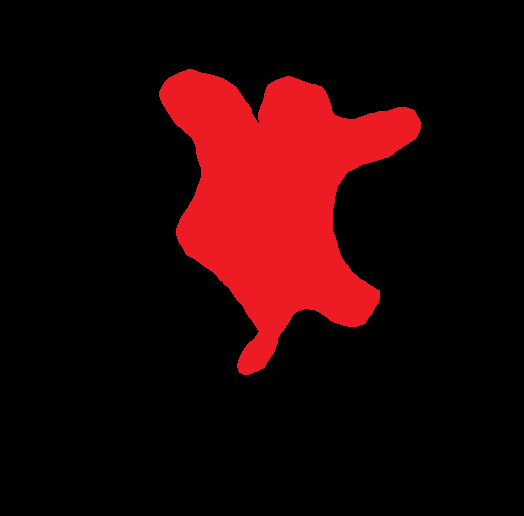
#> input picture ad_fontes/hm.png, 524 x 516 px
$ python ad_fontes.py   (older library calls are emulated)
#> lines starting #> are read from the running program, lines starting #| are printed output that depends on the picture; after the words box and inside, x2 and y2 are one past the last pixel; in counts of white or black regions, pixels touching at a corner belong together
import tkinter.filedialog
from PIL import Image, ImageTk
from sys import argv
import numpy as np
import cv2
import os
import time


def ad_fontes(img, ps, ran=35, steps=False, bg_search=False):
    if bg_search is False:
        ran = int(argv[1]) if len(argv) >= 2 and argv[1] != 'test' and argv[1] != 'save' and argv[1] != 'steps' else ran
    steps = True if len(argv) >= 2 and 'steps' in argv else steps
    pixels = img.load()     # create the pixel map
    bgs = []        # list of contour color pixels which are background og object
    pa = ps
    conts = [pa]        # list of contour pixels
    position = 0  # position of nearest contour pixel(out of 8)
    pcn1, position1 = search_nearest(pixels, pa, position, bgs, ran)
    if position1 is None:
        return conts
    pcn2, position2 = search_nearest(pixels, pa, position, bgs, ran, False)
    while pcn1 == pcn2:
        conts.remove(pa)
        bgs.append(pa)
        pa = pcn1
        conts.append(pa)
        pcn1, position1 = search_nearest(pixels, pa, position, bgs, ran)
        if position1 is None:
            return conts
        pcn2, position2 = search_nearest(pixels, pa, position, bgs, ran, False)
    pe = pa
    if bg_search is True:
        return pixels[pe[0] - 1, pe[1] - 1]
    position = position1
    pa = pcn1
    conts.append(pa)
    while True:
        if len(conts) % 200 == 0 and steps is True:
            new_img = Image.new('RGB', [img.size[0], img.size[1]], 'white')
            new_pixels = new_img.load()
            for i in conts:
                new_pixels[i[0], i[-1]] = (0, 0, 0)
            new_img.show()
        position = (position + 6) % 8
        old_pos = position
        pcn, position = search_nearest(pixels, pa, position, bgs, ran)
        if pcn is not None and pcn != pe and pcn not in conts:
            pa = pcn
            conts.append(pa)
        elif pcn is not None and pcn != pe and pcn in conts:
            bgs.append(pcn)
            position = old_pos
        elif pcn == pe or len(conts) == 0:
            new_img = Image.new('RGB', [img.size[0], img.size[1]], 'white')
            new_pixels = new_img.load()
            for i in conts:
                new_pixels[i[0], i[-1]] = (0, 0, 0)
            new_img.show()
            if len(argv) >= 2 and 'save' in argv:
                new_img.save("ad_fontes_contour.jpg")
            return conts
        elif pcn is None:
            conts.remove(pa)
            bgs.append(pa)
            pa = conts[-1]
            position = old_pos


def search_nearest(pixels, ps, d, bgs, ran=10, way=True):
    st = d  # saving position in case way is false(loop goes the other way around)
    i = 0
    coords = {0: [-1, -1], 1: [0, -1], 2: [1, -1], 3: [1, 0], 4: [1, 1], 5: [0, 1], 6: [-1, 1], 7: [-1, 0]}
    for b in range(d, d + 8):
        b %= 8
        if way is False:
            b = st - i
            if b < 0:
                b += 8
        e = exc(coords[b][0], coords[b][-1], pixels, ps, bgs, ran)      # next contour pixel
        if e is not None:
            return e, b
        i += 1
    return None, None


def exc(n, m, pixels, ps, bgs, ran=10):
    contour_pixel = pixels[ps[0], ps[-1]]
    try:
        if contour_pixel[0] - ran <= pixels[ps[0] + n,
                                            ps[-1] + m][0] <= contour_pixel[0] + ran and \
                                        contour_pixel[1] - ran <= pixels[ps[0] + n,
                                                                         ps[-1] + m][1] <= contour_pixel[1] + ran and\
                                        contour_pixel[2] - ran <= pixels[ps[0] + n,
                                                                         ps[-1] + m][2] <= contour_pixel[2] + ran and\
                        [ps[0] + n, ps[-1] + m] not in bgs:
            return [ps[0] + n, ps[-1] + m]
    except IndexError:
        return None


def callback(event):
    global ps
    print("Starting pixel of object is: ", event.x, event.y)
    ps[0] = event.x
    ps[1] = event.y
    root.title('Choose starting pixel -- ' + str(ps))


def watershed(im2r, bg_color):
    global root
    img = cv2.imread(im2r)
    gray = cv2.cvtColor(img, cv2.COLOR_BGR2GRAY)
    ret, thresh = cv2.threshold(gray, 0, 255, cv2.THRESH_BINARY_INV + cv2.THRESH_OTSU)
    kernel = np.ones((3, 3), np.uint8)
    opening = cv2.morphologyEx(thresh, cv2.MORPH_OPEN, kernel, iterations=2)
    sure_bg = cv2.dilate(opening, kernel, iterations=3)
    dist_transform = cv2.distanceTransform(opening, cv2.DIST_L2, 5)
    ret, sure_fg = cv2.threshold(dist_transform, 0.7 * dist_transform.max(), 255, 0)
    sure_fg = np.uint8(sure_fg)
    unknown = cv2.subtract(sure_bg, sure_fg)
    ret, markers = cv2.connectedComponents(sure_fg)
    markers += 1
    markers[unknown == 255] = 0
    markers = cv2.watershed(img, markers)
    this_color = [0, 0, 0]
    for i in range(3):
        if bg_color[i] < 128:
            this_color[i] = 255
        else:
            this_color[i] = 0
    this_color.reverse()
    img[markers == -1] = this_color
    name = im2r[:-4] + '_temp' + im2r[-4:]
    cv2.imwrite(name, img)
    return name


def test():
    images = ["hm.png", "test_algo.jpg", "planet.png", "glasses.jpg"]
    ps_pixels = [[215, 119], [223, 230], [188, 165], [436, 238]]
    for i in range(len(images)):
        starting_time = time.time()
        image = images[i]
        img = Image.open(image)
        cont_col = ad_fontes(img, ps_pixels[i], bg_search=True)
        temp_im = watershed(image, cont_col)
        img = Image.open(temp_im)
        print('Number of contour pixels: ', len(ad_fontes(img, ps_pixels[i])))
        os.remove(temp_im)
        print('Time of execution: ', round(time.time() - starting_time, 2), )


if __name__ == '__main__':
    if len(argv) >= 2 and 'test' in argv:
        test()
    else:
        starting_time = time.time()
        root = tkinter.Tk()
        width, height = root.winfo_screenwidth(), root.winfo_screenheight()
        root.withdraw()
        image = tkinter.filedialog.askopenfilename()
#> the answer given: hm.png
        ps = [0, 0]
        img = Image.open(image)
#> img is the input picture: PIL image 524x516 RGB; mean R, G, B 35.5, 4.2, 5.4
        img = img.resize((img.size[0] // 2, img.size[1] // 2) if img.size[0] > width or img.size[1] > height else
                         (img.size[0], img.size[1]), Image.ANTIALIAS)
        pixels = img.load()
        image_tk = ImageTk.PhotoImage(img)
        root.deiconify()
        canvas = tkinter.Canvas(root, width=img.size[0], height=img.size[1])
        canvas.pack()
        canvas.create_image(img.size[0] // 2, img.size[1] // 2, image=image_tk)
        canvas.bind("<Button-1>", callback)
        tkinter.mainloop()
        cont_col = ad_fontes(img, ps, 60, bg_search=True)
#> in ad_fontes, `pcn1, position1 = search_nearest(pixels, pa, position, bgs, ran)`: pcn1 = [-1, -1]; position1 = 0
#> in ad_fontes, `pcn2, position2 = search_nearest(pixels, pa, position, bgs, ran, False)`: pcn2 = [-1, -1]; position2 = 0
#> the loop in ad_fontes, `while pcn1 == pcn2:` made 201 passes
#> (pa, pcn2) on passes 1 to 3: ([-1, -1], [-2, -2]), ([-2, -2], [-3, -3]), ([-3, -3], [-4, -4])
        temp_im = watershed(image, cont_col)
#> in watershed, `gray = cv2.cvtColor(img, cv2.COLOR_BGR2GRAY)`:
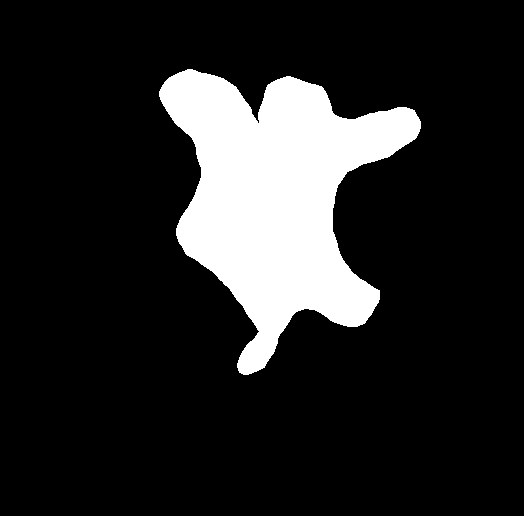
#> gray: shape (516, 524); values 0 (black) and 91 (white), 15% white; 1 white region, box (x1, y1, x2, y2) and area: (159, 69, 421, 375) 40534
#> in watershed, `opening = cv2.morphologyEx(thresh, cv2.MORPH_OPEN, kernel, iterations=2)`: opening: shape (516, 524); 85% white; 1 black region, box (x1, y1, x2, y2) and area: (159, 69, 421, 375) 40557
#> in watershed, `sure_bg = cv2.dilate(opening, kernel, iterations=3)`: sure_bg: shape (516, 524); 86.6% white; 1 black region, box (x1, y1, x2, y2) and area: (163, 73, 418, 371) 36221
#> in watershed, `dist_transform = cv2.distanceTransform(opening, cv2.DIST_L2, 5)`:
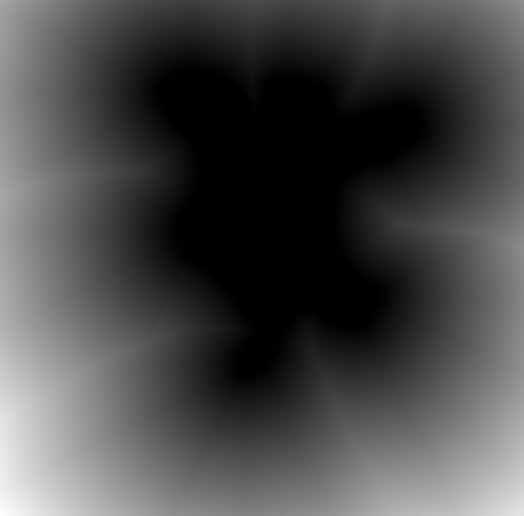
#> dist_transform: shape (516, 524) float32; min 0, max 276.7, mean 80; drawn with min black and max white
#> in watershed, `ret, sure_fg = cv2.threshold(dist_transform, 0.7 * dist_transform.max(..`: sure_fg: shape (516, 524) float32; 5.1% white; 2 white regions, box (x1, y1, x2, y2) and area: (0, 324, 107, 516) 9969, (390, 435, 524, 516) 3729
#> in watershed, `unknown = cv2.subtract(sure_bg, sure_fg)`: unknown: shape (516, 524); 81.5% white; 3 black regions, box (x1, y1, x2, y2) and area: (163, 73, 418, 371) 36221, (0, 324, 107, 516) 9969, (390, 435, 524, 516) 3729
#> in watershed, `ret, markers = cv2.connectedComponents(sure_fg)`: markers: shape (516, 524) int32; 3 distinct labels, from 0 to 2
#> in watershed, `markers += 1`:
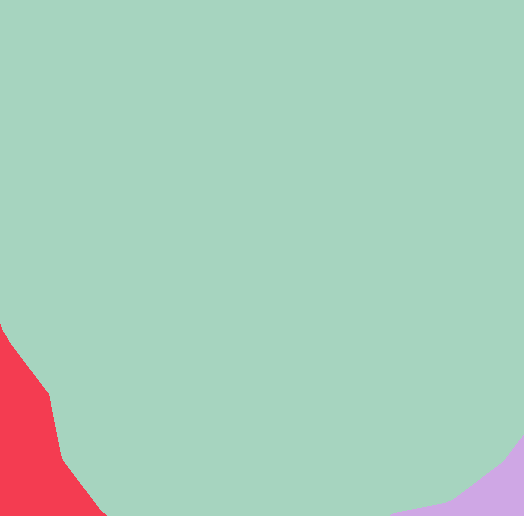
#> markers: shape (516, 524) int32; 3 distinct labels, from 1 to 3; one colour per label, 0 black
#> in watershed, `markers[unknown == 255] = 0`:
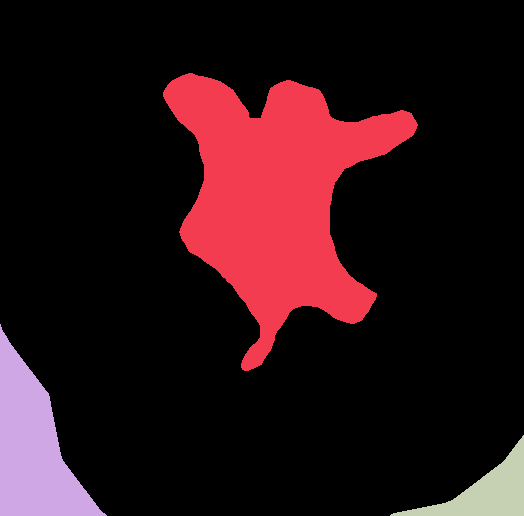
#> markers: shape (516, 524) int32; 4 distinct labels, from 0 to 3; one colour per label, 0 black
#> in watershed, `markers = cv2.watershed(img, markers)`:
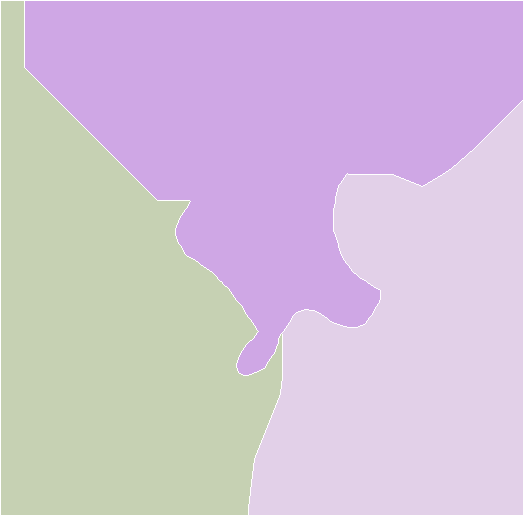
#> markers: shape (516, 524) int32; 4 distinct labels, from -1 to 3; one colour per label, 0 black, -1 white
#> in watershed, `img[markers == -1] = this_color`:
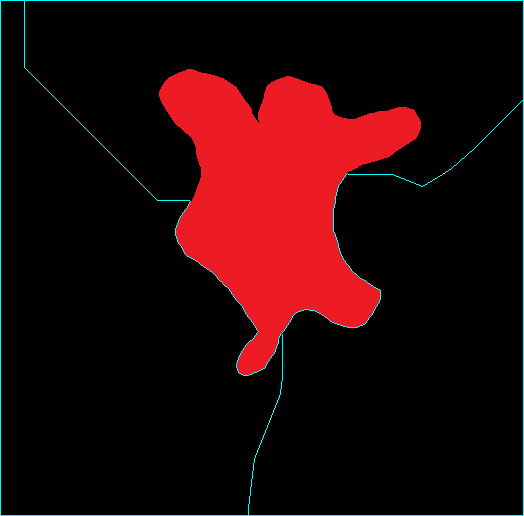
#> img: shape (516, 524, 3); mean B, G, R 8.4, 7.2, 35.5
        img = Image.open(temp_im)
#> img: PIL image 524x516 RGB
        img.show()
        print('Number of contour pixels: ', len(ad_fontes(img, ps)))
#> the loop in ad_fontes (call 2), `while pcn1 == pcn2:` made 1 pass
#> after the loop in ad_fontes, `while True:`:
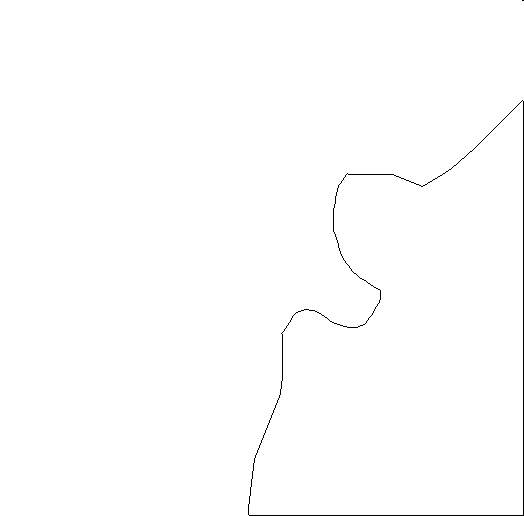
#> new_img: PIL image 524x516 RGB; 99.5% white; black in thin lines or dots, all inside (x1, y1, x2, y2) = (248, 0, 524, 516)
#| Number of contour pixels:  1297
        os.remove(temp_im)
        print('Time of execution: ', round(time.time() - starting_time, 2))

$ run again, with ad_fontes/hard_man.jpg saved as ad_fontes/hm.png
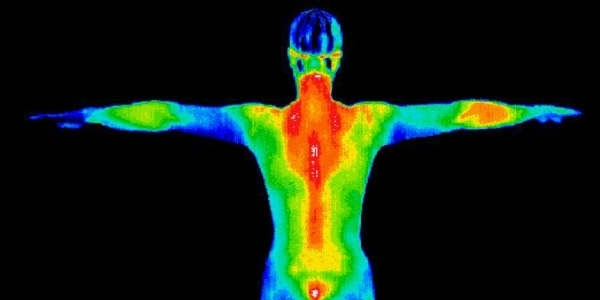
#> input picture ad_fontes/hard_man.jpg, 600 x 300 px
#> img is the input picture: PIL image 600x300 RGB; mean R, G, B 21.8, 33.3, 17.3
#> in ad_fontes, `pcn1, position1 = search_nearest(pixels, pa, position, bgs, ran)`: pcn1 = [-1, -1]; position1 = 0
#> in ad_fontes, `pcn2, position2 = search_nearest(pixels, pa, position, bgs, ran, False)`: pcn2 = [-1, -1]; position2 = 0
#> the loop in ad_fontes, `while pcn1 == pcn2:` made 165 passes
#> (pa, pcn2) on passes 1 to 3: ([-1, -1], [-2, -2]), ([-2, -2], [-3, -3]), ([-3, -3], [-4, -4])
#> thresh: shape (300, 600); 82% white; 11 black regions (7 under 20 px), largest, box (x1, y1, x2, y2) and area: (81, 17, 578, 300) 32215, (291, 22, 297, 34) 37, (306, 31, 311, 42) 35, (63, 124, 75, 127) 28
#> opening: shape (300, 600); 81.9% white; 7 black regions (4 under 20 px), largest, box (x1, y1, x2, y2) and area: (81, 17, 578, 300) 32545, (306, 31, 311, 42) 35, (63, 124, 75, 127) 32
#> sure_bg: shape (300, 600); 84.8% white; 2 black regions (1 under 20 px), largest, box (x1, y1, x2, y2) and area: (87, 26, 564, 300) 27399
#> unknown: shape (300, 600); 78.6% white; 5 black regions (1 under 20 px), largest, box (x1, y1, x2, y2) and area: (87, 26, 564, 300) 27399, (0, 242, 139, 300) 6263, (498, 244, 600, 300) 4853, (0, 0, 13, 10) 68
#> in watershed, `markers = cv2.watershed(img, markers)`:
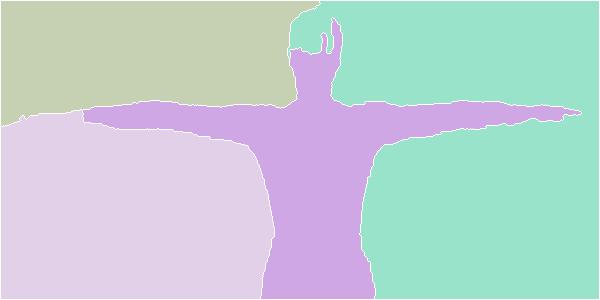
#> markers: shape (300, 600) int32; 5 distinct labels, from -1 to 4; one colour per label, 0 black, -1 white
#> the loop in ad_fontes (call 2), `while pcn1 == pcn2:` made 1 pass
#> after the loop in ad_fontes, `while True:`:
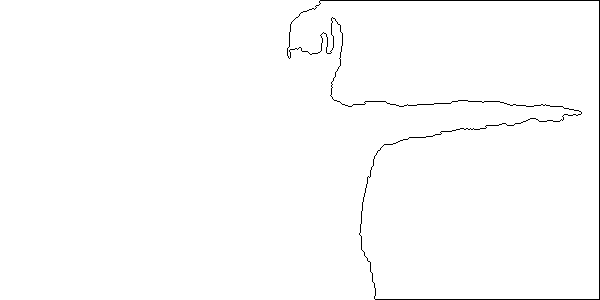
#> new_img: PIL image 600x300 RGB; 99.1% white; black in thin lines or dots, all inside (x1, y1, x2, y2) = (287, 0, 600, 300)
#| Number of contour pixels:  1694
